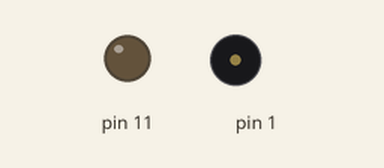
This sketch was run on a simulated Arduino Uno, built with avr-gcc and run on an emulated ATmega328P. Shown: output pins drawn as LEDs (lit = HIGH), buzzer (waves = sounding).

Above: at 4.0 s.
At 8.5 s:
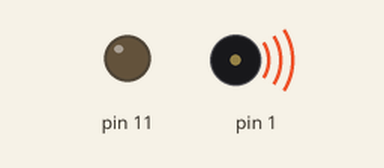
Timing chart, 0 to 10.4 s (numbered marks = the images above):
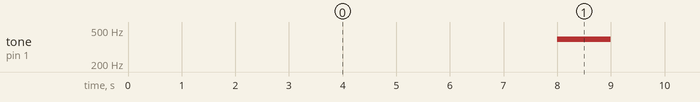

The sketch:

sketch_nov15a.ino
```cpp
#define NOTE_B0  31
#define NOTE_C1  33
#define NOTE_CS1 35
#define NOTE_D1  37
#define NOTE_DS1 39
#define NOTE_E1  41
#define NOTE_F1  44
#define NOTE_FS1 46
#define NOTE_G1  49
#define NOTE_GS1 52
#define NOTE_A1  55
#define NOTE_AS1 58
#define NOTE_B1  62
#define NOTE_C2  65
#define NOTE_CS2 69
#define NOTE_D2  73
#define NOTE_DS2 78
#define NOTE_E2  82
#define NOTE_F2  87
#define NOTE_FS2 93
#define NOTE_G2  98
#define NOTE_GS2 104
#define NOTE_A2  110
#define NOTE_AS2 117
#define NOTE_B2  123
#define NOTE_C3  131
#define NOTE_CS3 139
#define NOTE_D3  147
#define NOTE_DS3 156
#define NOTE_E3  165
#define NOTE_F3  175
#define NOTE_FS3 185
#define NOTE_G3  196
#define NOTE_GS3 208
#define NOTE_A3  220
#define NOTE_AS3 233
#define NOTE_B3  247
#define NOTE_C4  262
#define NOTE_CS4 277
#define NOTE_D4  294
#define NOTE_DS4 311
#define NOTE_E4  330
#define NOTE_F4  349
#define NOTE_FS4 370
#define NOTE_G4  392
#define NOTE_GS4 415
#define NOTE_A4  440
#define NOTE_AS4 466
#define NOTE_B4  494
#define NOTE_C5  523
#define NOTE_CS5 554
#define NOTE_D5  587
#define NOTE_DS5 622
#define NOTE_E5  659
#define NOTE_F5  698
#define NOTE_FS5 740
#define NOTE_G5  784
#define NOTE_GS5 831
#define NOTE_A5  880
#define NOTE_AS5 932
#define NOTE_B5  988
#define NOTE_C6  1047
#define NOTE_CS6 1109
#define NOTE_D6  1175
#define NOTE_DS6 1245
#define NOTE_E6  1319
#define NOTE_F6  1397
#define NOTE_FS6 1480
#define NOTE_G6  1568
#define NOTE_GS6 1661
#define NOTE_A6  1760
#define NOTE_AS6 1865
#define NOTE_B6  1976
#define NOTE_C7  2093
#define NOTE_CS7 2217
#define NOTE_D7  2349
#define NOTE_DS7 2489
#define NOTE_E7  2637
#define NOTE_F7  2794
#define NOTE_FS7 2960
#define NOTE_G7  3136
#define NOTE_GS7 3322
#define NOTE_A7  3520
#define NOTE_AS7 3729
#define NOTE_B7  3951
#define NOTE_C8  4186
#define NOTE_CS8 4435
#define NOTE_D8  4699
#define NOTE_DS8 4978


void setup(){

pinMode(11,OUTPUT);
}


void loop(){
int Melody [4][2]={{NOTE_E4, 1000},{NOTE_E4, 1000},{NOTE_F4, 1000},{NOTE_G4, 1000}};
delay(4000);
int Melody2 [4][2]={{NOTE_G4, 1000},{NOTE_F4, 1000},{NOTE_E4, 1000},{NOTE_D4, 1000}};
delay(4000);
int Melody3 [4][2] ={{NOTE_C4, 1000},{NOTE_C4, 1000},{NOTE_D4, 1000},{NOTE_E4, 1000}};


for (int index=0; index < sizeof(Melody)/sizeof(Melody[0]); index++){


int d= Melody[index][1];
int th= Melody[index][0];
tone(1,th,d);
}}
```

Measured:
- by itself, tone on pin 1: alternates 392 Hz for 1.0 s and silent for 7.0 s
